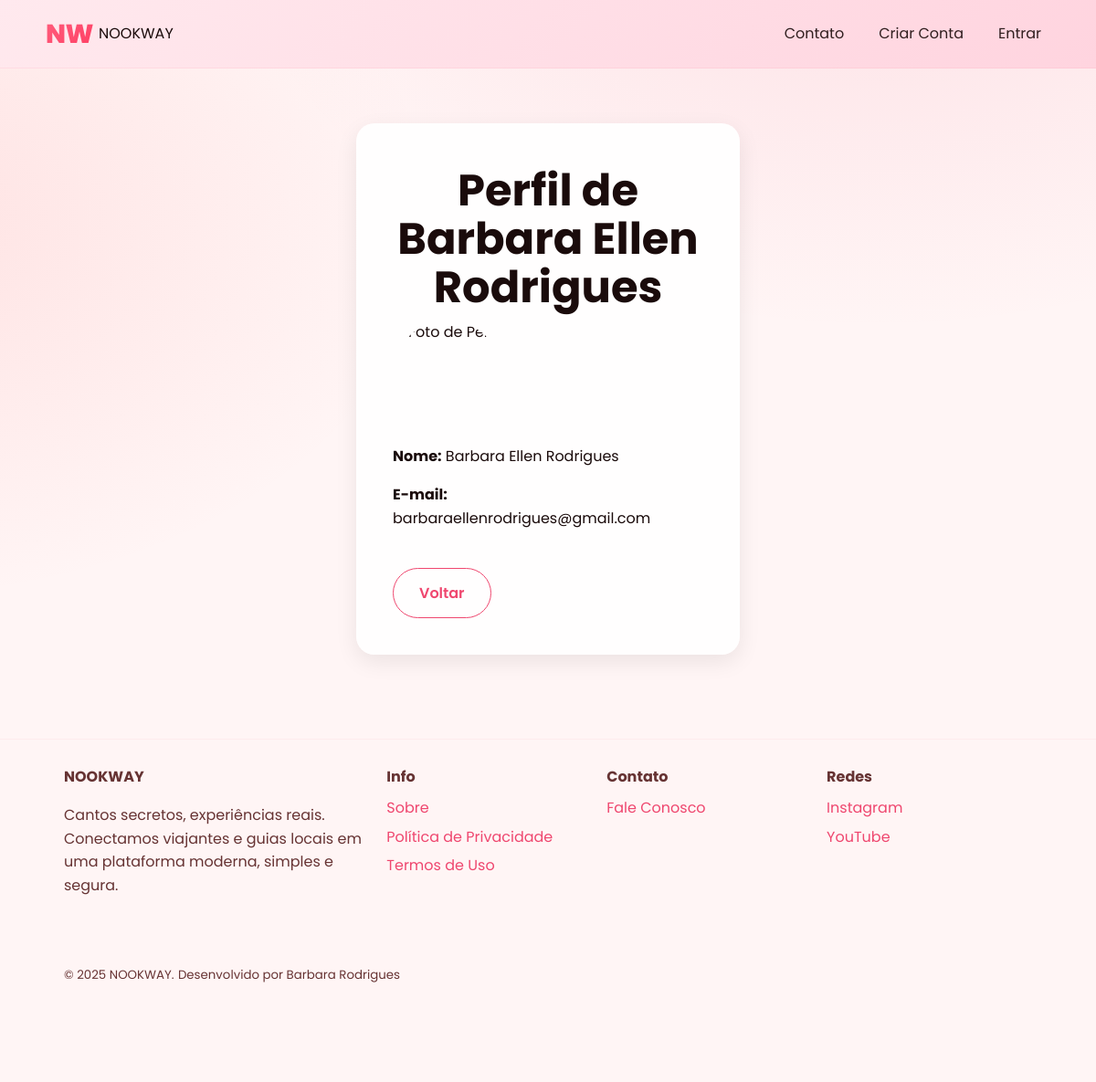
Page /ver_perfil.php?id=4 on the committed database.
### tables this page shows
CREATE TABLE `usuarios` (
  `id` int(11) NOT NULL,
  `nome` varchar(100) NOT NULL,
  `email` varchar(120) NOT NULL,
  `telefone` varchar(20) DEFAULT NULL,
  `localizacao` varchar(100) DEFAULT NULL,
  `bio` text DEFAULT NULL,
  `data_nascimento` date DEFAULT NULL,
  `senha` varchar(255) NOT NULL,
  `tipo_conta` enum('turista','guia') NOT NULL,
  `foto_perfil` varchar(255) DEFAULT NULL,
  `criado_em` timestamp NOT NULL DEFAULT current_timestamp()
);

### public/ver_perfil.php (the view, shortened to what this page needs)
<?php
require_once 'db.php';
$id_usuario = intval($_GET['id']);
$stmt = $conn->prepare("
    SELECT nome, email, telefone, bio, data_nascimento, foto_perfil
    FROM usuarios
    WHERE id = ?
");
$stmt->bind_param("i", $id_usuario);
$stmt->execute();
$result = $stmt->get_result();
$usuario = $result->fetch_assoc();
$foto = !empty($usuario['foto_perfil']) ? "uploads/usuarios/" . $usuario['foto_perfil'] : "img/user_default.png";
?>
<!DOCTYPE html>
<html lang="pt-BR">
<head>
<link rel="stylesheet" href="css/nookway.css">
</head>
<body>
<?php include 'templates/header.php'; ?>
<main class="container auth-page">
  <div class="auth-box">
    <h1>Perfil de <?= htmlspecialchars($usuario['nome']) ?></h1>
    <div style="text-align:center; margin-bottom:16px;">
        <img src="<?= $foto ?>" alt="Foto de Perfil" style="width:120px; height:120px; border-radius:50%;">
    </div>
    <p><b>Nome:</b> <?= htmlspecialchars($usuario['nome']) ?></p>
    <p><b>E-mail:</b> <?= htmlspecialchars($usuario['email']) ?></p>
    <br>
    <a href="javascript:history.back()" class="btn ghost">Voltar</a>
  </div>
</main>
<?php include 'templates/footer.php'; ?>
</body>
</html>

### public/css/nookway.css (style rules this page uses)
:root { --bg: #fff5f5; --surface: #ffffff; --elev: #f8f1f1; --muted: #663333; --text: #1a0b0b; --primary: #ef476f; --primary-600: #fc5e5e; --accent: #ff7b7b; --warn: #ffb380; --danger: #ff2e2e; --radius: 50px; --shadow: 0 10px 30px rgba(0,0,0,.15); --maxw: 1100px; }
* { box-sizing: border-box; transition: background-color .25s, color .25s, border-color .25s; }
html { scroll-behavior: smooth; }
body { margin: 0; font-family: 'Poppins', system-ui, -apple-system, Segoe UI, Roboto, Arial, "Noto Sans", sans-serif; color: var(--text); background: radial-gradient(1200px 800px at 80% -10%, rgba(239,71,111,0.12), transparent 60%), radial-gradient(1000px 700px at -10% 20%, rgba(252,94,94,0.12), transparent 60%), var(--bg); line-height: 1.6; }
a { color: inherit; text-decoration: none; }
img { max-width: 100%; display: block; }
.container { width: min(100%, var(--maxw)); margin: 0 auto; padding-inline: 20px; }
h1 { font-family: 'Poppins', sans-serif; font-weight: 700; line-height: 1.1; font-size: clamp(1.8rem, 3.8vw + .6rem, 3rem); margin: 8px 0 14px; }
.btn { display: inline-flex; align-items: center; justify-content: center; gap: 10px; padding: 14px 28px; border-radius: 999px; font-weight: 600; font-family: 'Poppins', sans-serif; border: none; cursor: pointer; transition: .25s; }
.btn.ghost { background: transparent; border: 1px solid var(--primary); color: var(--primary); }
.auth-page { display: flex; justify-content: center; align-items: center; padding: 60px 20px; }
.auth-box { width: 100%; max-width: 420px; background: #ffffffee; padding: 40px; border-radius: 20px; box-shadow: 0 8px 25px rgba(0,0,0,0.08); }
.auth-box h1 { font-family: "Poppins", sans-serif; margin-bottom: 10px; text-align: center; }
img:not(.logo):not(.icon):not(.small-img) { max-width: 300px; max-height: 250px; width: 100%; height: auto; object-fit: cover; border-radius: 16px; }

### rows in the picture
usuarios: nome "Barbara Ellen Rodrigues", email "barbaraellenrodrigues@gmail.com"
